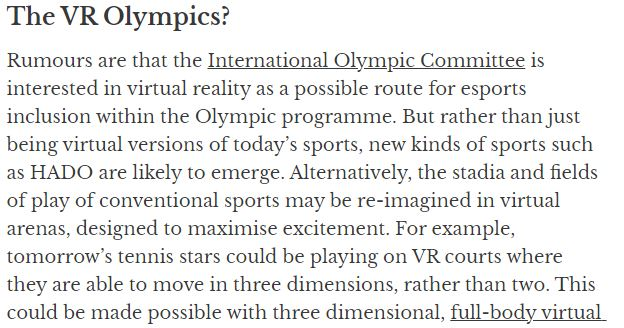
#> input picture sample.JPG, 624 x 328 px, found by its file name
$ python img2text.py
#> lines starting #> are read from the running program, lines starting #| are printed output that depends on the picture; after the words box and inside, x2 and y2 are one past the last pixel; in counts of white or black regions, pixels touching at a corner belong together
import cv2
import pytesseract

#Directory Of Tesseract Installed In PC
pytesseract.pytesseract.tesseract_cmd = 'C:\\Program Files\Tesseract-OCR\\tesseract.exe'

img = cv2.imread("sample.jpg")
#> img is the input picture: shape (328, 624, 3); mean B, G, R 234.1, 234.8, 234.4

gray = cv2.cvtColor(img, cv2.COLOR_BGR2GRAY)

ret, thresh1 = cv2.threshold(gray, 0, 255, cv2.THRESH_OTSU | cv2.THRESH_BINARY_INV)
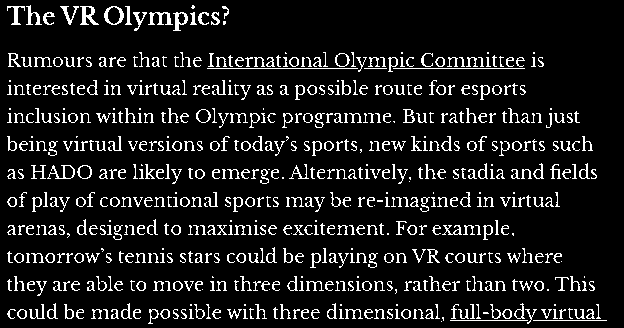
#> thresh1: shape (328, 624); 10.5% white in thin lines or dots
#> ret = 173

rect_kernel = cv2.getStructuringElement(cv2.MORPH_RECT, (18, 18))

dilation = cv2.dilate(thresh1, rect_kernel, iterations = 1)
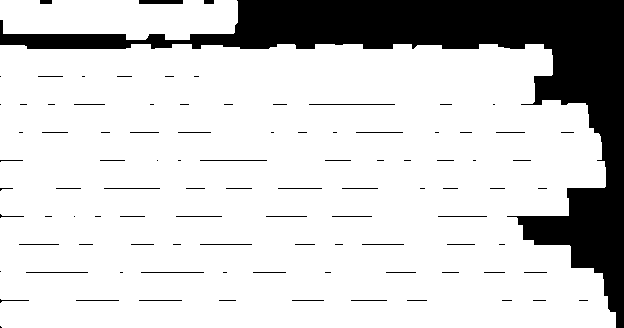
#> dilation: shape (328, 624); 82.2% white; 97 black regions (52 under 20 px)

contours, hierarchy = cv2.findContours(dilation, cv2.RETR_EXTERNAL,cv2.CHAIN_APPROX_NONE)
#> contours = 2 contours; box (x1, y1, x2, y2) and area: (0, 44, 616, 328) 160864, (0, 0, 238, 40) 7750

im2 = img.copy()

file = open("recognized.txt", "w+")
file.write("")
file.close()

for cn in contours:
	x, y, w, h = cv2.boundingRect(cn)

	rect = cv2.rectangle(im2, (x, y), (x + w, y + h), (0, 255, 0), 2)

	cropped = im2[y:y + h, x:x + w]

	file = open("recognized.txt", "a")

#> (the run stopped early here; a loop or call above may not have finished)
